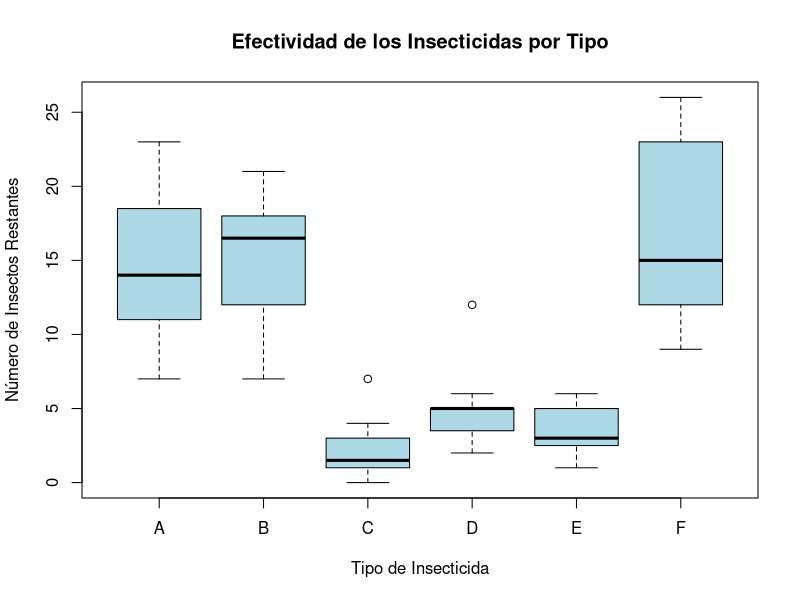
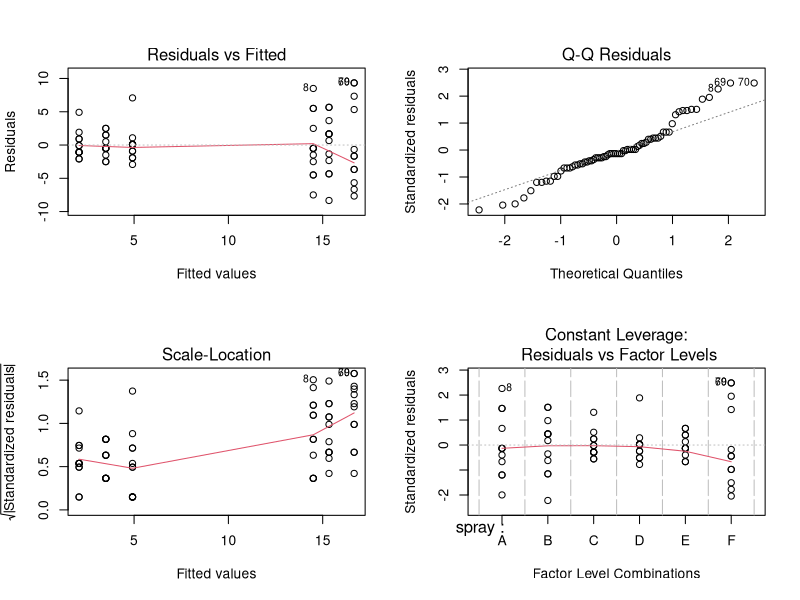

Generate these figures, in order, with R:
# ===================================================================
# EJEMPLO PRÁCTICO CAPÍTULO 11: REGRESIÓN MÚLTIPLE
# Objetivo: Modelar la efectividad de insecticidas (variable cualitativa)
#           para predecir el conteo de insectos (variable cuantitativa).
# Dataset: InsectSprays
# ===================================================================

# --- PASO 1: CONFIGURACIÓN Y ANÁLISIS EXPLORATORIO ---

# Cargar el conjunto de datos 'InsectSprays' que viene incluido en R
data("InsectSprays")

# Es una buena práctica verificar la estructura de los datos.
# 'count' -> Numérico (Variable de Respuesta, Y)
# 'spray' -> Categórico (Variable Predictora, X)
# Nos aseguramos de que 'spray' sea un factor para que R lo trate correctamente.
InsectSprays$spray <- as.factor(InsectSprays$spray)
str(InsectSprays)

# La visualización inicial con un boxplot es ideal para comparar los grupos
boxplot(count ~ spray, data = InsectSprays,
        main = "Efectividad de los Insecticidas por Tipo",
        xlab = "Tipo de Insecticida",
        ylab = "Número de Insectos Restantes",
        col = "lightblue")
# Observación visual: Los promedios de 'count' parecen variar entre los
# diferentes tipos de 'spray', lo que sugiere que la variable predictora
# podría ser útil para el modelo.


# --- PASO 2: AJUSTE DEL MODELO DE REGRESIÓN MÚLTIPLE ---
# Referencia: Diapositiva "Modelo de regresión múltiple"

# Al usar una variable predictora categórica (factor) en la fórmula,
# R la convierte automáticamente en un conjunto de variables "dummy" (0 o 1).
# El modelo teórico es:
# count = β₀ + β₁(sprayB) + β₂(sprayC) + ... + β₅(sprayF) + ε
# R toma el primer nivel ('A') como la categoría de referencia.

model_qualitative <- lm(count ~ spray, data = InsectSprays)


# --- PASO 3: INTERPRETACIÓN DE PARÁMETROS Y PRUEBAS DE HIPÓTESIS ---
# Referencia: Diapositivas "Estimación", "Pruebas de hipótesis"

# El resumen del modelo es la herramienta central para la evaluación
summary_model <- summary(model_qualitative)
print(summary_model)

# --- ANÁLISIS DETALLADO DE LA TABLA DE COEFICIENTES ---
# a) Interpretación de los Coeficientes (Estimates):
#    - (Intercept) o b₀: Es el valor promedio de la variable de respuesta 'count'
#      para la categoría de referencia ('spray A'). El promedio es de 14.5 insectos.
#
#    - Coeficientes Dummy (sprayB, sprayC, ...): Representan la *diferencia*
#      en el promedio de 'count' de cada categoría en comparación con la referencia ('A').
#        - sprayC (b₂ = -12.42): En promedio, el spray C resulta en 12.42 insectos MENOS
#          que el spray A, indicando que es más efectivo.
#        - sprayF (b₅ = 2.17): En promedio, el spray F resulta en 2.17 insectos MÁS
#          que el spray A, indicando que es menos efectivo.

# b) Pruebas de significación global (Prueba F):
#    H₀: β₁ = β₂ = ... = β₅ = 0 (Ninguna de las variables predictoras es útil;
#    las diferencias con el spray de referencia son todas cero).
#    H₁: Al menos un βᵢ ≠ 0.
#    El p-valor de la prueba F (< 2.2e-16) es casi cero, por lo que se rechaza H₀.
#    Conclusión: El tipo de spray en su conjunto es un predictor muy significativo.

# c) Pruebas de significación individual (Pruebas t):
#    H₀: βᵢ = 0 (El spray 'i' NO tiene una efectividad diferente a la del spray 'A').
#    - Los p-valores (columna Pr(>|t|)) para sprayC, sprayD y sprayE son '***'
#      (muy significativos), confirmando que su efectividad es distinta a la de A.
#    - Los p-valores para sprayB y sprayF no son significativos, por lo que no
#      hay evidencia estadística para decir que su efectividad difiere de la de A.

# d) Intervalos de confianza para los coeficientes:
confint(model_qualitative)
# El IC para sprayC [-15.61, -9.22] no incluye el 0, lo que confirma que β₂ ≠ 0.
# El IC para sprayB [-2.36, 4.03] sí incluye el 0, lo que es consistente con que
# β₁ no sea significativamente diferente de cero.


# --- PASO 4: MEDIDAS DE BONDAD DE AJUSTE ---
# Referencia: Diapositiva "Coeficiente de determinación"

# Extraer y interpretar los coeficientes de determinación
r_squared <- summary_model$r.squared
adj_r_squared <- summary_model$adj.r.squared

cat("\n--- 4. MEDIDAS DE BONDAD DE AJUSTE ---\n")
cat(paste("R-cuadrado Múltiple (R²):", round(r_squared, 4), "\n"))
cat(paste("R-cuadrado Ajustado (R²a):", round(adj_r_squared, 4), "\n"))
# Interpretación: El modelo explica aproximadamente el 72.4% de la variabilidad
# en el número de insectos, lo cual indica un buen ajuste.


# --- PASO 5: ANÁLISIS DE DIAGNÓSTICO DEL MODELO ---

cat("\n--- 5. GRÁFICOS PARA DIAGNÓSTICO DE RESIDUOS ---\n")
# Estos gráficos son cruciales para validar las suposiciones del modelo sobre los errores:
# 1. Linealidad, 2. Normalidad, 3. Varianza Constante (Homocedasticidad).
par(mfrow = c(2, 2))
plot(model_qualitative)
par(mfrow = c(1, 1))
cat("Gráficos de diagnóstico generados.\n")
# Observación: El gráfico "Residuals vs Fitted" muestra que la dispersión de
# los residuos no es igual entre los grupos, lo que podría sugerir
# heterocedasticidad (varianza no constante), una violación de las suposiciones.


# --- PASO 6: PREDICCIÓN USANDO EL MODELO ---

cat("\n--- 6. PREDICCIÓN PARA NUEVOS DATOS ---\n")
# Estimar el conteo promedio de insectos para los sprays B, C y F.
nuevos_sprays <- data.frame(
  spray = factor(c("B", "C", "F"), levels = levels(InsectSprays$spray))
)

# Obtener predicciones puntuales (fit) e intervalos de confianza del 95% para la media
predicciones <- predict(model_qualitative, newdata = nuevos_sprays, interval = "confidence")

# Presentar los resultados de forma clara
resultados_pred <- cbind(nuevos_sprays, predicciones)
print(resultados_pred)

# Interpretación: El valor 'fit' es el conteo promedio de insectos predicho por el modelo.
# Por ejemplo, para el spray C, se predice un conteo promedio de 2.08 insectos.

